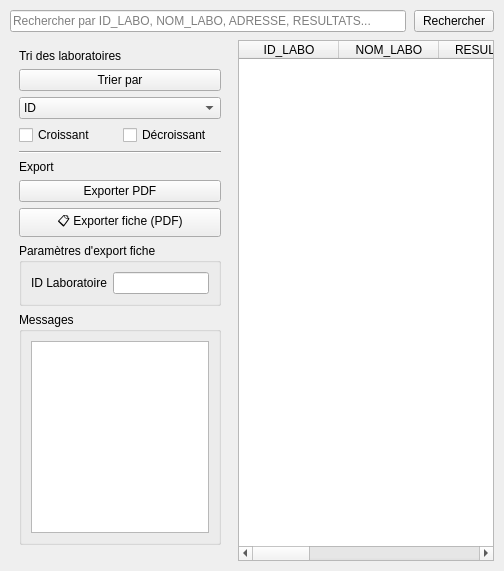
                    <widget class="QWidget" name="page_rech1">
                      <layout class="QVBoxLayout" name="rechLayout1">
                        <property name="spacing">
                          <number>8</number>
                        </property>
                        <property name="leftMargin">
                          <number>10</number>
                        </property>
                        <property name="topMargin">
                          <number>10</number>
                        </property>
                        <property name="rightMargin">
                          <number>10</number>
                        </property>
                        <property name="bottomMargin">
                          <number>10</number>
                        </property>
                        <item>
                          <layout class="QHBoxLayout" name="rechTopLayout1">
                            <item>
                              <widget class="QLineEdit" name="lineEditRechercheLabo">
                                <property name="placeholderText">
                                  <string>Rechercher par ID_LABO, NOM_LABO, ADRESSE, RESULTATS...</string>
                                </property>
                              </widget>
                            </item>
                            <item>
                              <widget class="QPushButton" name="btnRechercher">
                                <property name="text">
                                  <string>Rechercher</string>
                                </property>
                              </widget>
                            </item>
                          </layout>
                        </item>
                        <item>
                          <layout class="QHBoxLayout" name="rechMainLayout1">
                            <item>
                              <widget class="QFrame" name="frame_41">
                                <property name="minimumSize">
                                  <size>
                                    <width>220</width>
                                    <height>0</height>
                                  </size>
                                </property>
                                <property name="maximumSize">
                                  <size>
                                    <width>220</width>
                                    <height>16777215</height>
                                  </size>
                                </property>
                                <layout class="QVBoxLayout" name="frame4Layout1">
                                  <item>
                                    <widget class="QLabel" name="label_71">
                                      <property name="text">
                                        <string>Tri des laboratoires</string>
                                      </property>
                                    </widget>
                                  </item>
                                  <item>
                                    <widget class="QPushButton" name="btnTrier1">
                                      <property name="text">
                                        <string>Trier par</string>
                                      </property>
                                    </widget>
                                  </item>
                                  <item>
                                    <widget class="QComboBox" name="comboBoxTriLabo">
                                      <item>
                                        <property name="text">
                                          <string>ID</string>
                                        </property>
                                      </item>
                                      <item>
                                        <property name="text">
                                          <string>Espace Labo</string>
                                        </property>
                                      </item>
                                    </widget>
                                  </item>
                                  <item>
                                    <layout class="QHBoxLayout" name="sortOptionsLayout1">
                                      <item>
                                        <widget class="QCheckBox" name="checkBoxTriLaboCroissant">
                                          <property name="text">
                                            <string>Croissant</string>
                                          </property>
                                        </widget>
                                      </item>
                                      <item>
                                        <widget class="QCheckBox" name="checkBoxTriLaboDecroissant">
                                          <property name="text">
                                            <string>Décroissant</string>
                                          </property>
                                        </widget>
                                      </item>
                                    </layout>
                                  </item>
                                  <item>
                                    <widget class="Line" name="line_export">
                                      <property name="orientation">
                                        <enum>Qt::Horizontal</enum>
                                      </property>
                                    </widget>
                                  </item>
                                  <item>
                                    <widget class="QLabel" name="label_export">
                                      <property name="text">
                                        <string>Export</string>
                                      </property>
                                    </widget>
                                  </item>
                                  <item>
                                    <widget class="QPushButton" name="btnExportPDF">
                                      <property name="text">
                                        <string>Exporter PDF</string>
                                      </property>
                                    </widget>
                                  </item>
                                  <item>
                                    <widget class="QPushButton" name="btnExportFicheLabo">
                                      <property name="text">
                                        <string>📋 Exporter fiche (PDF)</string>
                                      </property>
                                    </widget>
                                  </item>
                                  <item>
                                    <widget class="QGroupBox" name="groupIdExportLabo">
                                      <property name="title">
                                        <string>Paramètres d'export fiche</string>
                                      </property>
                                      <layout class="QFormLayout" name="formIdExportLabo">
                                        <item row="0" column="0">
                                          <widget class="QLabel" name="label_id_export_labo">
                                            <property name="text">
                                              <string>ID Laboratoire</string>
                                            </property>
                                          </widget>
                                        </item>
                                        <item row="0" column="1">
                                          <widget class="QLineEdit" name="lineEdit_id_export_labo" />
                                        </item>
                                      </layout>
                                    </widget>
                                  </item>
                                  <item>
                                    <widget class="QGroupBox" name="groupMessagesExportLabo">
                                      <property name="title">
                                        <string>Messages</string>
                                      </property>
                                      <layout class="QVBoxLayout" name="vMessagesExportLabo">
                                        <item>
                                          <widget class="QTextEdit" name="textEdit_export_messages_labo">
                                            <property name="readOnly">
                                              <bool>true</bool>
                                            </property>
                                            <property name="minimumHeight">
                                              <number>80</number>
                                            </property>
                                          </widget>
                                        </item>
                                      </layout>
                                    </widget>
                                  </item>
                                  <item>
                                    <spacer name="frame4Spacer1">
                                      <property name="orientation">
                                        <enum>Qt::Vertical</enum>
                                      </property>
                                    </spacer>
                                  </item>
                                </layout>
                              </widget>
                            </item>
                            <item>
                              <widget class="QTableWidget" name="tableWidgetLabo">
                                <property name="sizePolicy">
                                  <sizepolicy hsizetype="Expanding" vsizetype="Expanding">
                                    <horstretch>1</horstretch>
                                    <verstretch>1</verstretch>
                                  </sizepolicy>
                                </property>
                                <attribute name="horizontalHeaderStretchLastSection">
                                  <bool>true</bool>
                                </attribute>
                                <column>
                                  <property name="text">
                                    <string>ID_LABO</string>
                                  </property>
                                </column>
                                <column>
                                  <property name="text">
                                    <string>NOM_LABO</string>
                                  </property>
                                </column>
                                <column>
                                  <property name="text">
                                    <string>RESULTATS</string>
                                  </property>
                                </column>
                                <column>
                                  <property name="text">
                                    <string>CONFORMITE</string>
                                  </property>
                                </column>
                                <column>
                                  <property name="text">
                                    <string>ADRESSE</string>
                                  </property>
                                </column>
                                <column>
                                  <property name="text">
                                    <string>ESPACE_LABO</string>
                                  </property>
                                </column>
                                <column>
                                  <property name="text">
                                    <string>ESPACE_RESTE</string>
                                  </property>
                                </column>
                                <column>
                                  <property name="text">
                                    <string>REVIEW</string>
                                  </property>
                                </column>
                              </widget>
                            </item>
                          </layout>
                        </item>
                      </layout>
                    </widget>
